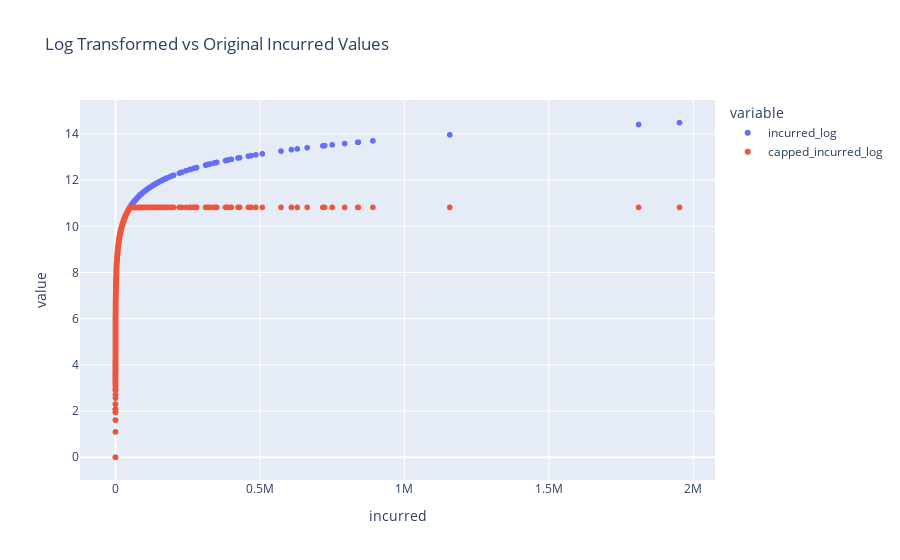

This figure's notebook cell:
### Code cell
fig = px.scatter(data, x='incurred', y=['incurred_log', 'capped_incurred_log'], 
                 title='Log Transformed vs Original Incurred Values')
fig.show()

### Figure 1 — Plotly figure (JSON) as saved in the notebook; plotly's stock layout.template omitted (floating-point values rounded to 4 significant figures; data arrays with more than 128 entries replaced by an {"elided": "..."} marker saying what was removed)
{"data": [{"hovertemplate": "variable=incurred_log<br>incurred=%{x}<br>value=%{y}<extra></extra>", "legendgroup": "incurred_log", "marker": {"color": "#636efa", "symbol": "circle"}, "mode": "markers", "name": "incurred_log", "showlegend": true, "type": "scattergl", "x": {"elided": "7691 float values"}, "xaxis": "x", "y": {"elided": "7691 float values"}, "yaxis": "y"}, {"hovertemplate": "variable=capped_incurred_log<br>incurred=%{x}<br>value=%{y}<extra></extra>", "legendgroup": "capped_incurred_log", "marker": {"color": "#EF553B", "symbol": "circle"}, "mode": "markers", "name": "capped_incurred_log", "showlegend": true, "type": "scattergl", "x": {"elided": "7691 float values"}, "xaxis": "x", "y": {"elided": "7691 float values"}, "yaxis": "y"}], "layout": {"legend": {"title": {"text": "variable"}, "tracegroupgap": 0}, "title": {"text": "Log Transformed vs Original Incurred Values"}, "xaxis": {"anchor": "y", "domain": [0, 1], "title": {"text": "incurred"}}, "yaxis": {"anchor": "x", "domain": [0, 1], "title": {"text": "value"}}}}
